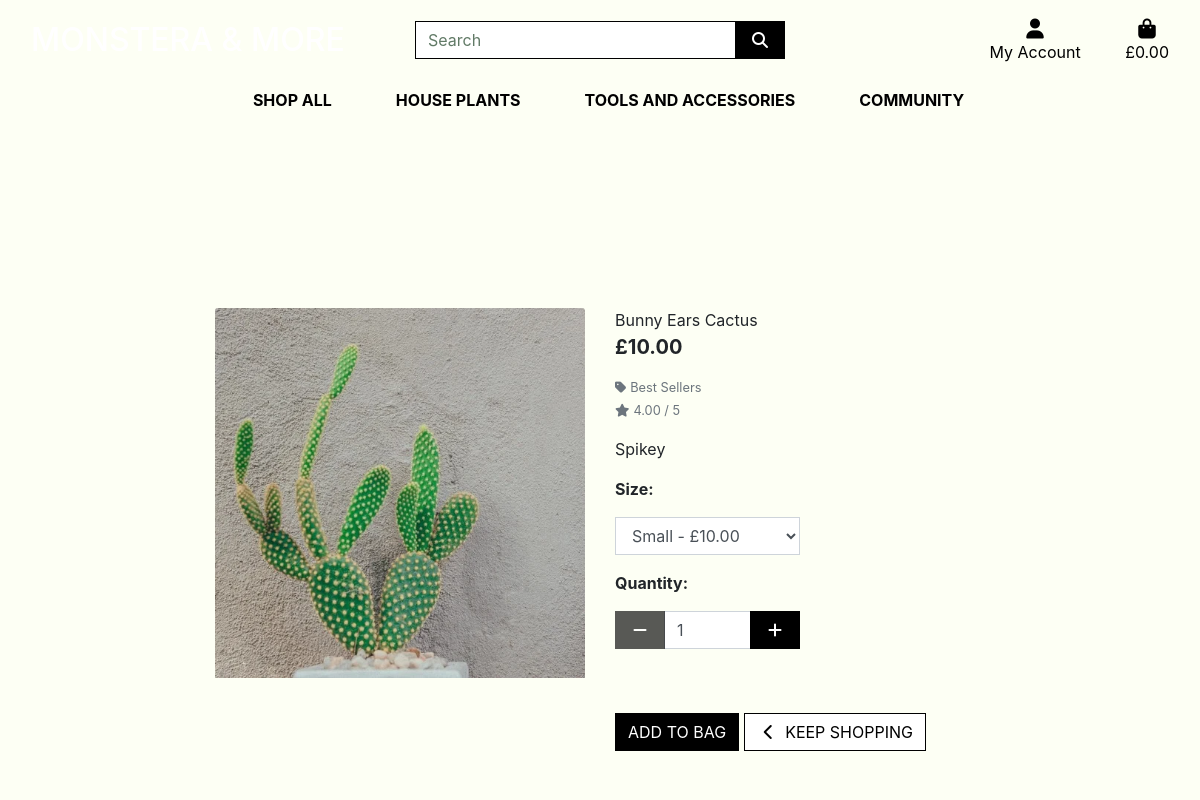
The page /products/176/ on the database as committed earlier.
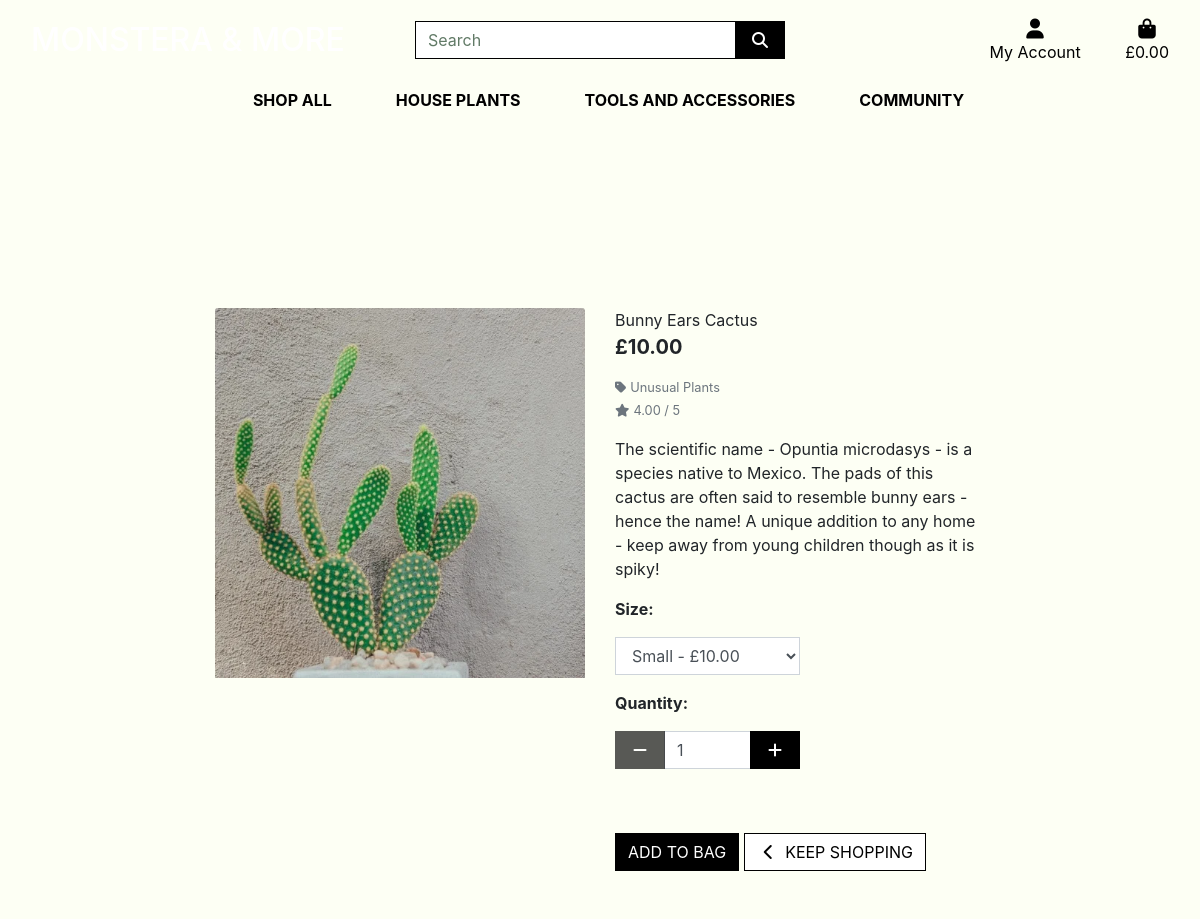
The same page on the database as committed later.
### products/models.py (models this page shows, shortened)
class Product(models.Model):
    category = models.ForeignKey('Category', null=True, blank=True, on_delete=models.SET_NULL)
    plant = models.BooleanField(null=True, blank=True)
    sku = models.CharField(max_length=254, null=True, blank=True)
    name = models.CharField(max_length=254)
    description = models.TextField()
    has_sizes = models.BooleanField(default=False, null=True, blank=True)
    price = models.DecimalField(max_digits=6, decimal_places=2)
    price_medium = models.DecimalField(max_digits=6, decimal_places=2, default=0)
    price_large = models.DecimalField(max_digits=6, decimal_places=2, default=0)
    in_stock = models.BooleanField(default=True, null=True, blank=True)
    date_created = models.DateTimeField(auto_now_add=True)
    rating = models.DecimalField(max_digits=6, decimal_places=2, null=True, blank=True)
    image_url = models.URLField(max_length=1024, null=True, blank=True)
    image = models.ImageField(null=True, blank=True)

class Category(models.Model):
    class Meta:
        verbose_name_plural = 'Categories'
    name = models.CharField(max_length=254)
    friendly_name = models.CharField(max_length=254, null=True, blank=True)

### products/views.py (the view)
# urls.py: path('<int:product_id>/', views.product_detail, name='product_detail'),
def product_detail(request, product_id):
    product = get_object_or_404(Product, pk=product_id)
    context = {
        'product': product,
    }
    return render(request, 'products/product_detail.html', context)

### bag/contexts.py (called while the page is built, shortened)
def bag_contents(request):
    bag_items = []
    total = 0
    product_count = 0
    bag = request.session.get('bag', {})
    if total < settings.FREE_DELIVERY_THRESHOLD:
        delivery = total * Decimal(settings.STANDARD_DELIVERY_PERCENTAGE / 100)
        free_delivery_delta = settings.FREE_DELIVERY_THRESHOLD - total
    else:
        delivery = 0
        free_delivery_delta = 0
    grand_total = delivery + total
    context = {
        'bag_items': bag_items,
        'total': total,
        'product_count': product_count,
        'delivery': delivery,
        'free_delivery_delta': free_delivery_delta,
        'free_delivery_threshold': settings.FREE_DELIVERY_THRESHOLD,
        'grand_total': grand_total,
    }
    return context

### products/templates/products/product_detail.html (shortened to what the changed rows need)
{% extends "base.html" %}
{% load static %}
{% block content %}
    <div class="container-fluid pt-5 mt-5">
        <div class="row">
            <div class="col-12 col-md-6 col-lg-4 offset-lg-2">
                <div class="image-container my-5">
                    {% if product.image %}
                        <a href="{{ product.image.url }}">
                            <img class="card-img-top img-fluid" src="{{ product.image.url }}" alt="{{ product.name }}">
                        </a>
                        {% else %}
                        <a href="">
                            <img class="card-img-top img-fluid" src="{{ MEDIA_URL }}noimage.png" alt="{{ product.name }}">
                        </a>
                    {% endif %}
                </div>
            </div>
            <div class="col-12 col-md-6 col-lg-4">
                <div class="product-details-container mb-5 mt-md-5">
                    <p class="mb-0">{{ product.name }}</p>
                    <p class="lead mb-0 text-left font-weight-bold" id="price_text">£{{ product.price}}</p>
                    {% if product.category %}
                    <p class="small mt-1 mb-0">
                        <a class="text-muted" href="{% url 'products' %}?category={{ product.category.name }}">
                            <i class="fas fa-tag mr-1"></i>{{ product.category.friendly_name }}
                        </a>
                    </p>
                    {% endif %}
                    {% if product.rating %}
                        <small class="text-muted"><i class="fas fa-star mr-1"></i>{{ product.rating }} / 5</small>
                    {% else %}
                        <small class="text-muted">No Rating</small>
                    {% endif %}
                    <p class="mt-3">{{ product.description }}</p>
                    <form class="form" action="{% url 'add_to_bag' product.id %}" method="POST">
                        <div class="form-row">
                        </div>
                    </form>
                </div>
            </div>
        </div>
    </div>
    {% endblock %}

Rows that differ between the two databases and show on the page:
changed Product "Bunny Ears Cactus": category.friendly_name "Best Sellers" → "Unusual Plants"; description "Spikey" → "The scientific name - Opuntia microdasys - is a species native to Mexico. The pads of this cactus are often said to resemble bunny ears - hence the name! A unique addition to any home - keep away from young children though as it is spiky!"
